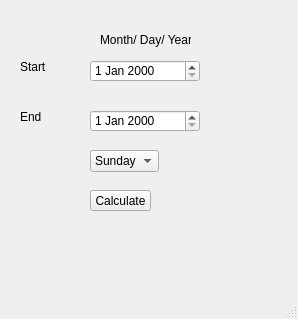
<?xml version="1.0" encoding="UTF-8"?>
<ui version="4.0">
 <class>MainWindow</class>
 <widget class="QMainWindow" name="MainWindow">
  <property name="geometry">
   <rect>
    <x>0</x>
    <y>0</y>
    <width>298</width>
    <height>319</height>
   </rect>
  </property>
  <property name="windowTitle">
   <string>Calendar</string>
  </property>
  <widget class="QWidget" name="centralwidget">
   <widget class="QDateEdit" name="startMonthDate">
    <property name="geometry">
     <rect>
      <x>90</x>
      <y>60</y>
      <width>110</width>
      <height>22</height>
     </rect>
    </property>
   </widget>
   <widget class="QLabel" name="startMonthLabel">
    <property name="geometry">
     <rect>
      <x>20</x>
      <y>60</y>
      <width>47</width>
      <height>13</height>
     </rect>
    </property>
    <property name="text">
     <string>Start</string>
    </property>
   </widget>
   <widget class="QLabel" name="endMonthLabel">
    <property name="geometry">
     <rect>
      <x>20</x>
      <y>110</y>
      <width>47</width>
      <height>13</height>
     </rect>
    </property>
    <property name="text">
     <string>End</string>
    </property>
   </widget>
   <widget class="QDateEdit" name="endMonthDate">
    <property name="geometry">
     <rect>
      <x>90</x>
      <y>110</y>
      <width>110</width>
      <height>22</height>
     </rect>
    </property>
   </widget>
   <widget class="QPushButton" name="btnCalculate">
    <property name="geometry">
     <rect>
      <x>90</x>
      <y>190</y>
      <width>61</width>
      <height>21</height>
     </rect>
    </property>
    <property name="text">
     <string>Calculate</string>
    </property>
   </widget>
   <widget class="QComboBox" name="startDayOfTheWeek">
    <property name="geometry">
     <rect>
      <x>90</x>
      <y>150</y>
      <width>69</width>
      <height>22</height>
     </rect>
    </property>
    <property name="toolTip">
     <string>select the starting day</string>
    </property>
    <item>
     <property name="text">
      <string>Sunday</string>
     </property>
    </item>
    <item>
     <property name="text">
      <string>Monday</string>
     </property>
    </item>
    <item>
     <property name="text">
      <string>Tuesday</string>
     </property>
    </item>
    <item>
     <property name="text">
      <string>Wednesday</string>
     </property>
    </item>
    <item>
     <property name="text">
      <string>Thursday</string>
     </property>
    </item>
    <item>
     <property name="text">
      <string>Friday</string>
     </property>
    </item>
    <item>
     <property name="text">
      <string>Saturday</string>
     </property>
    </item>
   </widget>
   <widget class="QLabel" name="resultLabel">
    <property name="geometry">
     <rect>
      <x>90</x>
      <y>240</y>
      <width>81</width>
      <height>31</height>
     </rect>
    </property>
    <property name="font">
     <font>
      <pointsize>14</pointsize>
     </font>
    </property>
    <property name="text">
     <string/>
    </property>
   </widget>
   <widget class="QLabel" name="month_day_year_label">
    <property name="geometry">
     <rect>
      <x>100</x>
      <y>30</y>
      <width>91</width>
      <height>20</height>
     </rect>
    </property>
    <property name="text">
     <string>Month/ Day/ Year</string>
    </property>
   </widget>
   <widget class="QLabel" name="qr_code_label">
    <property name="geometry">
     <rect>
      <x>180</x>
      <y>170</y>
      <width>81</width>
      <height>81</height>
     </rect>
    </property>
    <property name="text">
     <string/>
    </property>
    <property name="pixmap">
     <pixmap>resources/calendar_qrcode.png</pixmap>
    </property>
    <property name="scaledContents">
     <bool>true</bool>
    </property>
   </widget>
  </widget>
  <widget class="QMenuBar" name="menubar">
   <property name="geometry">
    <rect>
     <x>0</x>
     <y>0</y>
     <width>298</width>
     <height>21</height>
    </rect>
   </property>
  </widget>
  <widget class="QStatusBar" name="statusbar"/>
 </widget>
 <resources/>
 <connections/>
</ui>
